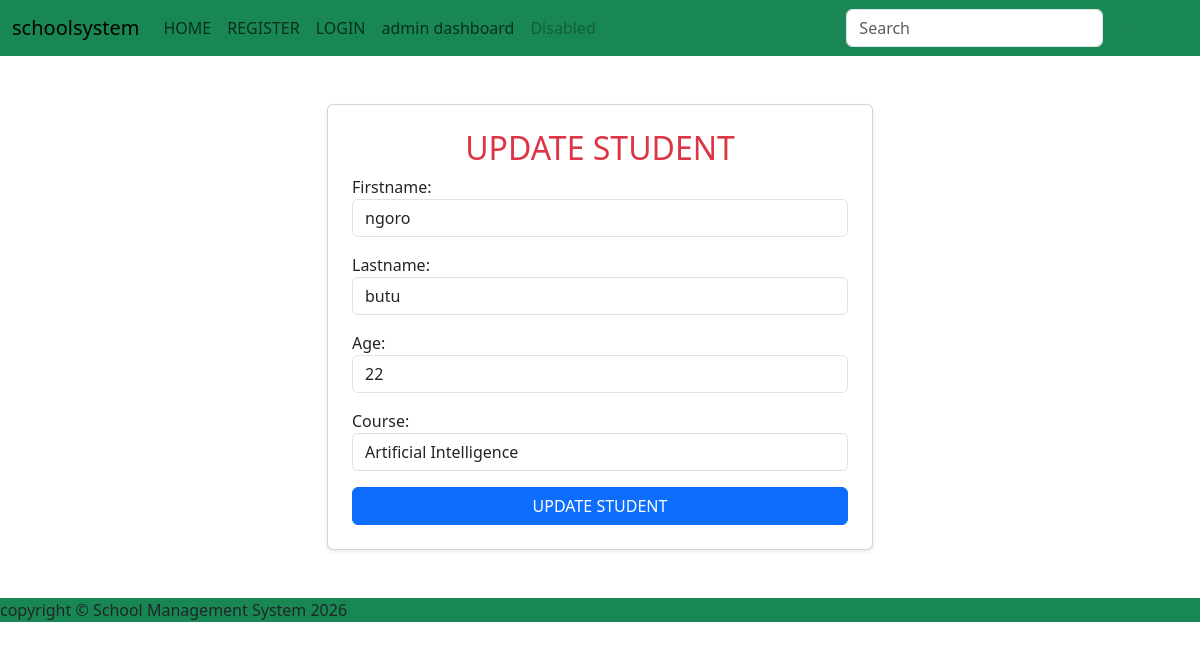
The page /update/15/ on the database its author committed.
### myapp/models.py (models this page shows, shortened)
class Student(models.Model):
   firstname = models.CharField(max_length=50)
   age = models.IntegerField()
   course = models.CharField(max_length=50)
   lastname = models.CharField(max_length=50)

### myapp/views.py (the view)
# urls.py: path('update/<int:id>/',views.update_student,name='update'),
def update_student(request,id):
    student = get_object_or_404(Student,pk=id)
    form = StudentForm(request.POST or None, instance=student)
    if form.is_valid():
        form.save()
        messages.success(request,'User created successfully')
        return redirect('students')
    return render(request,'studentform.html',{'form':form})

### myapp/forms.py
class StudentForm(forms.ModelForm):
    class Meta:
        model = Student
        fields = ['firstname','lastname','age','course']
        widgets = {
            'firstname':forms.TextInput(attrs={'class':'form-control','placeholder':'Enter First Name'}),
            'lastname':forms.TextInput(attrs={'class':'form-control','placeholder':'Enter Last Name'}),
            'age':forms.NumberInput(attrs={'class':'form-control','placeholder':'Enter Age'}),
            'course':forms.Select(choices=[
                ('python','Python'),
                ('django','Django'),
                ('javascript','JavaScript'),
                ('react','React'),
                ('angular','Angular'),
                ('artificial intelligence','Artificial Intelligence')
            ]
            ,attrs={'class':'form-control'})
        }

### myapp/templates/studentform.html (shortened to what this page needs)
{% extends 'base.html' %}
{% block content %}
<div class="container my-5">
  <div class="row justify-content-center">
    <div class="col-md-6">
      <div class="card shadow-sm p-4">
<h2 class="text-danger text-center">
  {%if form.instance.id%}
UPDATE STUDENT
  {%else%}
  ADD STUDENT
  {%endif%}
</h2>
<form method="post">
  {{ form.as_p }}
<button class="btn btn-primary w-100" type="submit">
  {%if form.instance.id%}
  UPDATE STUDENT
  {%else%}
  ADD STUDENT
  {%endif%}
</button>
</form>
</div>
</div>
</div>
</div>
{% endblock %}

### rows shown on the page
Student: firstname "ngoro", lastname "butu", age "22", course "Artificial Intelligence"
